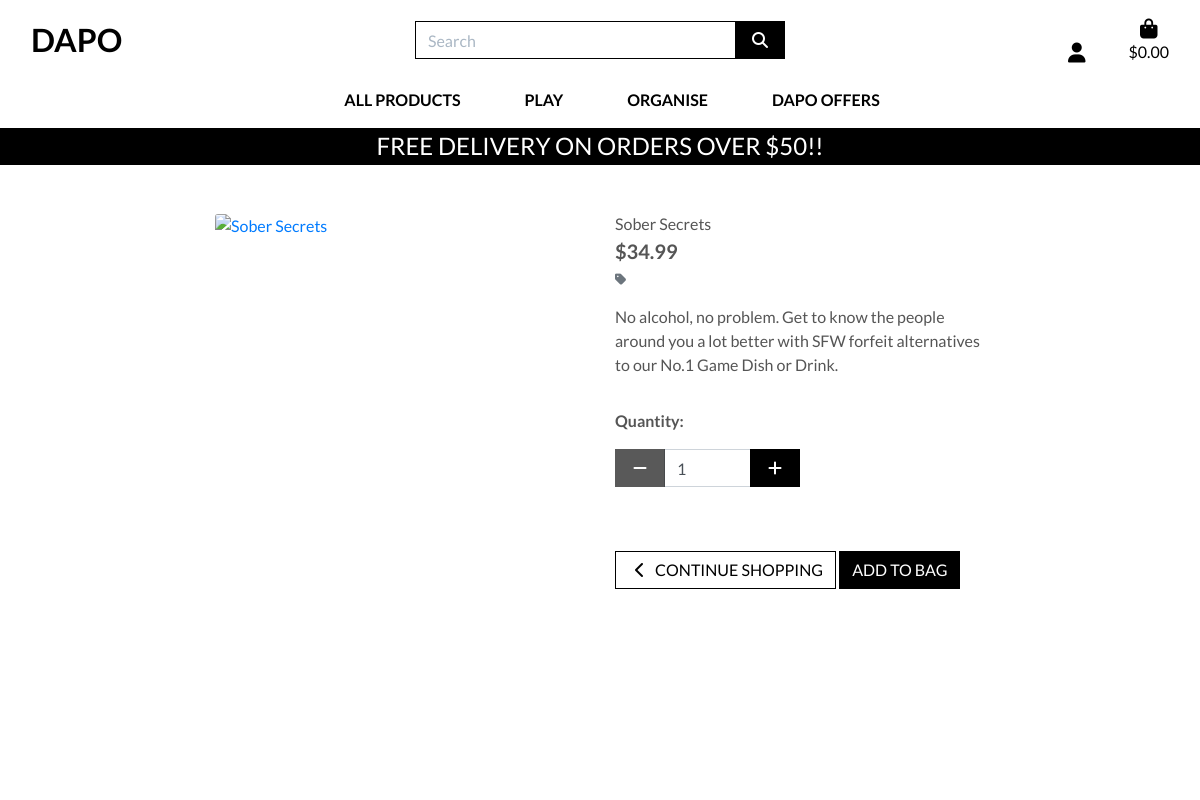
The app's page /products/3 with its own data.
### products/models.py (models this page shows, shortened)
class Product(models.Model):
    category = models.ForeignKey('Category', null=True, blank=True, on_delete=models.SET_NULL)
    sku = models.CharField(max_length=254, null=True, blank=True)
    name = models.CharField(max_length=254)
    description = models.TextField()
    price = models.DecimalField(max_digits=6, decimal_places=2)
    image_url = models.URLField(max_length=1024, null=True, blank=True)
    image = models.ImageField(null=True, blank=True)

### products/views.py (the view)
# urls.py: path('<product_id>', views.product_detail, name='product_detail'),
def product_detail(request, product_id):
    product = get_object_or_404(Product, pk=product_id)
    context = {
        'product': product,
    }
    return render(request, 'products/product_detail.html', context)

### bag/contexts.py (called while the page is built, shortened)
def bag_contents(request):
    bag_items = []
    total = 0
    product_count = 0
    bag = request.session.get('bag', {})
    if total < settings.FREE_DELIVERY_THRESHOLD:
        delivery = total * Decimal(settings.STANDARD_DELIVERY_PERCENTAGE / 100)
        free_delivery_delta = settings.FREE_DELIVERY_THRESHOLD - total
    else:
        delivery = 0
        free_delivery_delta = 0
    grand_total = delivery + total
    context = {
        'bag_items': bag_items,
        'total': total,
        'product_count': product_count,
        'delivery': delivery,
        'free_delivery_delta': free_delivery_delta,
        'free_delivery_threshold': settings.FREE_DELIVERY_THRESHOLD,
        'grand_total': grand_total,
    }
    return context

### products/templates/products/product_detail.html (shortened to what this page needs)
{% extends "base.html" %}
{% load static %}
{% block page_header %}
    <div class="container header-container">
    </div>
{% endblock %}
{% block content %}
    <div class="overlay"></div>
    <div class="container-fluid">
        <div class="row">
            <div class="col-12 col-md-6 col-lg-4 offset-lg-2">
                <div class="image-container my-5">
                    {% if product.image %}
                        <a href="{{ product.image.url }}" target="_blank">
                            <img class="card-img-top img-fluid" src="{{ product.image.url }}" alt="{{ product.name }}">
                        </a>
                        {% else %}
                        <a href="">
                            <img class="card-img-top img-fluid" src="{{ MEDIA_URL }}noimage.png" alt="{{ product.name }}">
                        </a>
                    {% endif %}
                </div>
            </div>
            <div class="col-12 col-md-6 col-lg-4">
                <div class="product-details-container mb-5 mt-md-5">
                    <p class="mb-0">{{ product.name }}</p>
                    <p class="lead mb-0 text-left font-weight-bold">${{ product.price }}</p>
                    {% if product.category %}
                    <p class="small mt-1 mb-0">
                        <a class="text-muted" href="{% url 'products' %}?category={{ product.category.name }}">
                            <i class="fas fa-tag mr-1"></i>{{ product.category.friendly_name }}
                        </a>
                    </p>
                    {% endif %}
                    <p class="mt-3">{{ product.description }}</p>
                    <form class="form" action="{% url 'add_to_bag' product.id %}" method="POST">
                        <div class="form-row">
                            {% with product.has_sizes as s %}
                            <div class="col-12">
                                <p class="mt-3"><strong>Quantity:</strong></p>
                                <div class="form-group w-50">
                                    <div class="input-group">
                                        <div class="input-group-prepend">
                                            <button class="decrement-qty btn btn-black rounded-0"
                                                data-item_id="{{ product.id }}" id="decrement-qty_{{ product.id }}">
                                                <span class="icon">
                                                    <i class="fas fa-minus"></i>
                                                </span>
                                            </button>
                                        </div>
                                        <input class="form-control qty_input" type="number"
                                            name="quantity" value="1" min="1" max="6"
                                            data-item_id="{{ product.id }}"
                                            id="id_qty_{{ product.id }}">
                                        <div class="input-group-append">
                                            <button class="increment-qty btn btn-black rounded-0"
                                                data-item_id="{{ product.id }}" id="increment-qty_{{ product.id }}">
                                                <span class="icon">
                                                    <i class="fas fa-plus"></i>
                                                </span>
                                            </button>
                                        </div>
                                    </div>
                                </div>
                            </div>
                            <div class="col{% if s %}-12 mt-2{% endif %}">
                                <a href="{% url 'products' %}" class="btn btn-outline-black rounded-0 mt-5">
                                    <span class="icon">
                                        <i class="fas fa-chevron-left"></i>
                                    </span>
                                    <span class="text-uppercase">Continue Shopping</span>
                                </a>
                                <input type="submit" class="btn btn-black rounded-0 text-uppercase mt-5" value="Add to Bag">
                            </div>
                            {% endwith %}
                        </div>
                    </form>
                </div>
            </div>
        </div>
    </div>
{% endblock %}

### static/css/base.css (style rules this page uses)
html { height: 100%; }
body { background: url(/media/Joyful-young-friends.jpg) no-repeat center center fixed; background-size: cover; height: calc(100vh - 164px); color: #555; font-family: 'Lato'; }
.icon { align-items: center; display: inline-flex; justify-content: center; height: 1.5rem; width: 1.5rem; }
.btn-black { background: black; color: white; }
.btn-outline-black { background: white; color: black !important; border: 1px solid black; }
.overlay { height: 100%; width: 100%; top: 0; left: 0; position: fixed; background: white; z-index: -1; }
@media (min-width: 1200px) { .container { max-width: 80%; } }
@media (min-width: 992px) { .header-container { padding-top: 164px; } }

### records on screen
Product: name "Sober Secrets", price "34.99", description "No alcohol, no problem. Get to know the people around you a lot better with SFW forfeit alternatives to our No.1 Game Dish or Drink."

### other values on screen
{{ free_delivery_threshold }} "50"
